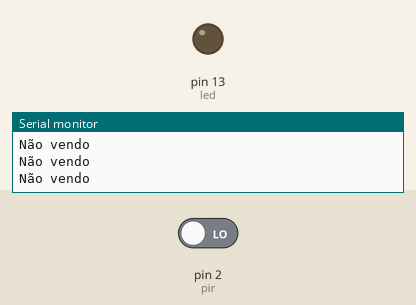
A sketch run on a simulated Arduino Uno, built with avr-gcc and run on an emulated ATmega328P. Shown: output pins drawn as LEDs (lit = HIGH), the last lines printed to the serial monitor. The test bench sets the inputs (shaded band); at power-on: pin 2 (pir) LOW.

Above: at 1.2 s.
1.3 s: pin 2 (pir) driven HIGH
At 2.5 s:
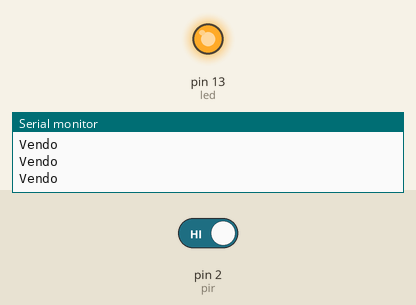
2.8 s: pin 2 (pir) driven LOW
At 3.7 s:
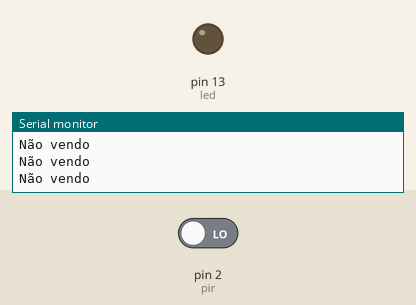
Timing chart, 0 to 5.8 s (numbered marks = the images above; inputs shaded):
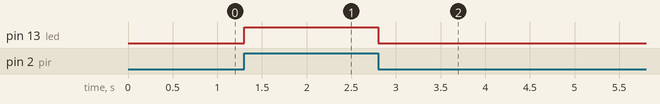

Measured:
- after the input at 1.3 s, pin 13 (led): LOW → HIGH at once
- after the input at 2.8 s, pin 13 (led): HIGH → LOW at once

The sketch:

sensor_de_presenca.ino
```cpp
int led = 13;
int pir = 2;  // PIR usa uma entrada digital para indicar se está captando algo

int valor;
unsigned long agora;
unsigned long anterior;

void setup() {
    pinMode(led, OUTPUT);
    pinMode(pir, INPUT);

    Serial.begin(9600);
}

void loop() {
    // Capta o sinal digital do PIR
    valor = digitalRead(pir);

    if (valor == HIGH) {
        digitalWrite(led, HIGH);

        Serial.println("Vendo");
    } else {
        digitalWrite(led, LOW);

        Serial.println("Não vendo");
    }

    delay(100);
}
```
